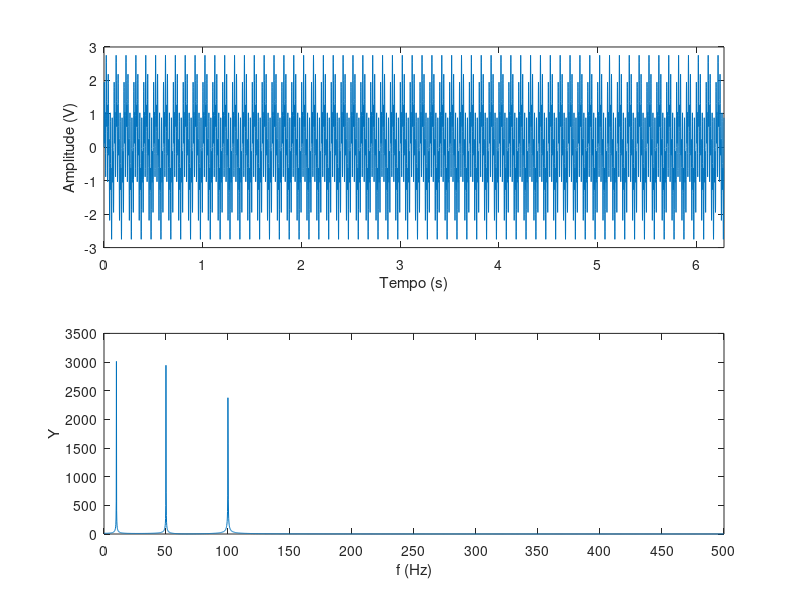

This chart was generated by the following MATLAB code:
%%% Exemplo de transformada rápida de Fourier com o Octave.
%%%
%%%

Fs = 1000;     % Taxa de amostragem do sinal (Hz)
Ts = 1/Fs;      % Tempo entre amostras = 1/Fs

t = 0:Ts:2*pi;           % Vetor tempo
F1 = 10;                  % Primeira frequencia (Hz)
F2 = 50;                 % Segunda frequencia (Hz)
F3 = 100;                % Terceira frequencia (Hz)

y = sin(2*pi*F1*t) + sin(2*pi*F2*t) + sin(2*pi*F3*t); % y = sinal composto
Y = abs(fft(y));  % Y = fft do sinal (descartar fase)
Y = Y(1:length(Y)/2); % Descartar segunda metade (FFT eh simetrico)

f = (0:length(Y)-1)*Fs/length(y); % Vetor frequencia

subplot(211);    % Criar grafico
plot(t, y);      % plotar no dominio do tempo
xlabel('Tempo (s)');
xlim([0 2*pi]);  % Limitar o eixo X entre 0 e 2 pi
ylabel('Amplitude (V)');

subplot(212);
plot(f, Y);
xlabel('f (Hz)');
ylabel('Y');
set(gca, 'xtick', 0:Fs/20:Fs/2);    % Colocar "ticks" a cada 50 Hz
